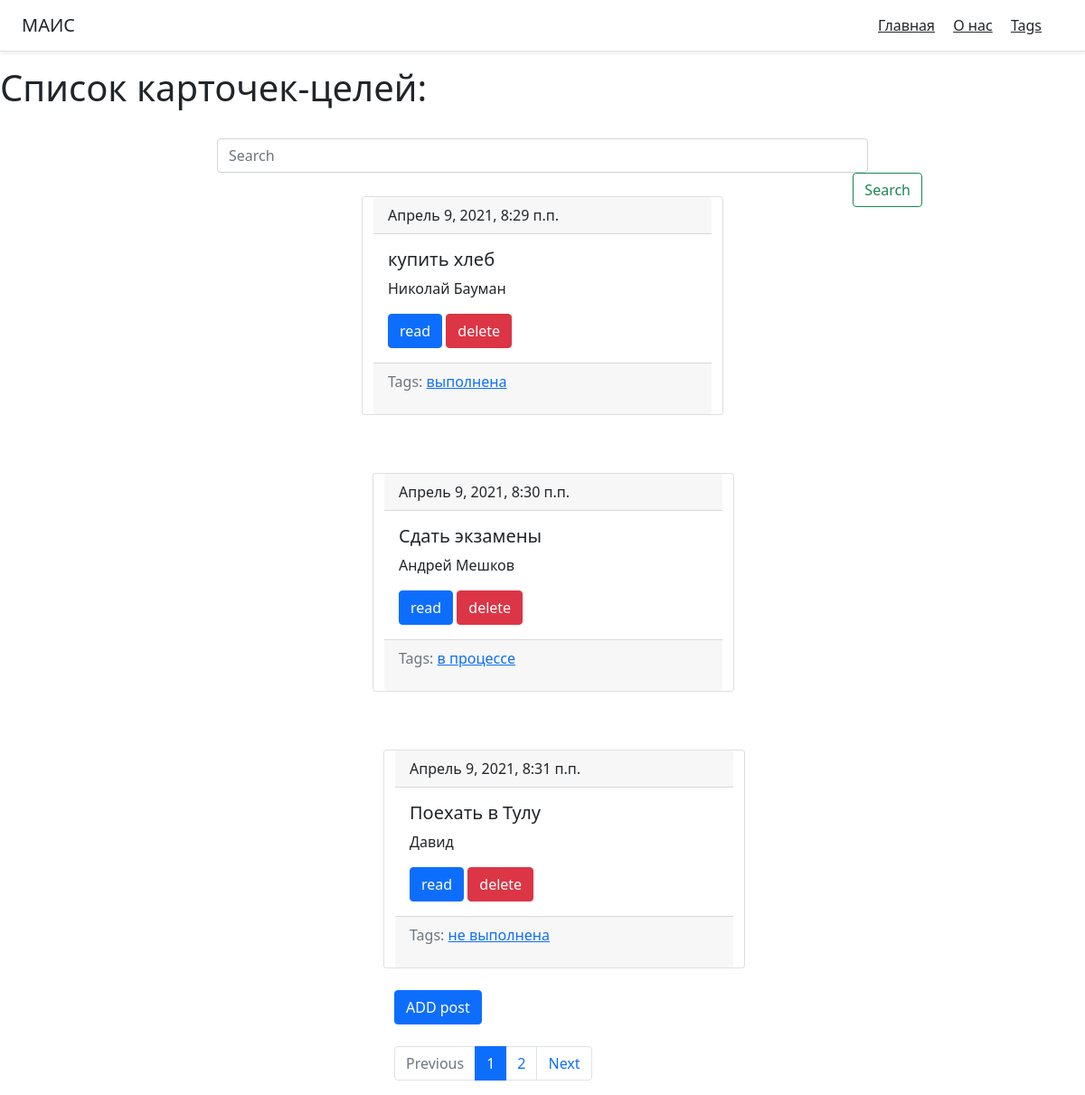
The page / on the database its author committed.
### main/models.py (models this page shows, shortened)
class Book(models.Model):
    title = models.CharField(max_length=20, db_index=True)
    slug = models.SlugField(max_length=150, blank=True, unique=True)
    autor = models.CharField(max_length =150 , db_index=True)
    tags = models.ManyToManyField('Tag', blank=True, related_name='books')
    date_pub = models.DateTimeField(auto_now_add=True)
    text = models.TextField(max_length=500, blank=True)
    def get_absolute_url(self):
        return reverse('book_detail_url', kwargs={'slug': self.slug})
    def get_delete_url(self):
        return reverse('book_delete_url', kwargs={'slug': self.slug})
    class Meta:
        ordering = ['date_pub']

class Tag(models.Model):
    title = models.CharField(max_length=50)
    slug = models.SlugField(max_length=50, unique=True)
    def get_absolute_url(self):
        return reverse('tag_detail_url', kwargs={'slug': self.slug})
    class Meta:
        ordering = ['title']

### main/views.py (the view)
# urls.py: path('', views.index , name='main_page'),
def index(request):
    search_query = request.GET.get('search', '')
    if search_query:
        n = Book.objects.filter(Q(title__icontains=search_query) | Q(autor__icontains=search_query))
    else:
        n = Book.objects.all()
    paginator = Paginator(n, 3)
    page_number = request.GET.get('page', 1)
    page = paginator.get_page(page_number)
    is_paginated = page.has_other_pages()
    if page.has_previous():
        prev_url = '?page={}'.format(page.previous_page_number())
    else:
        prev_url = ''
    if page.has_next():
        next_url = '?page={}'.format(page.next_page_number())
    else:
        next_url = ''
    context = {
        'books': page,
        'is_paginated': is_paginated,
        'next_url': next_url,
        'prev_url': prev_url
    }
    return render(request, 'main/index.html', context=context)

### main/templates/main/index.html (shortened to what this page needs)
{% extends 'main/base.html' %}
{% block content %}
<h1>Список карточек-целей:</h1>
<br>
<form class="form inline my-2 my-lg-0" action="{% url 'main_page' %}">
                      <input class="form-control mr-sm-2" type="search" placeholder="Search" name="search" style="width:60%; margin-left:20%; float:left">
                          <button class="btn btn-outline-success my-2 my-sm-0" type="submit" style="margin-right: 15%; float:right">
                                Search
                      </button>
                  </form>
       {% for book in books.object_list %}
                 {% include 'main/includes/book_card_template.html' %}
        {% endfor %}
                <br>
                <a  href="{% url 'book_create_url' %} " class="btn btn-primary">ADD post</a>
<br>    <br>
    {% if is_paginated %}
        <nav aria-label="...">
          <ul class="pagination">
            <li class="page-item {% if not prev_url %} disabled {% endif %}">
              <a class="page-link" href="{{ prev_url }}" tabindex="-1" aria-disabled="true">Previous</a>
            </li>
              {% for n in books.paginator.page_range %}
              {% if books.number == n %}
                  <li class="page-item active" aria-current="page">
              <a class="page-link" href="?page={{ n }}">{{ n }}</a>
                  </li>
              {% elif n > books.number|add:-2 and n < books.number|add:2  %}
            <li class="page-item">
                <a class="page-link" href="?page={{ n }}">{{ n }}</a>
            </li>
                {% endif %}
              {% endfor %}
            <li class="page-item {% if not next_url %} disabled {% endif %}">
              <a class="page-link" href="{{ next_url }}" tabindex="-1" aria-disabled="true">Next</a>
            </li>
          </ul>
        </nav>
    {% endif %}
{% endblock %}

### main/templates/main/includes/book_card_template.html (shortened to what this page needs)
               <div class="container mt-5" style="width : 400px" >
                        <div class="row">
                            <p style="width : 400px">
                        <div class="card mb=4">
                          <div class="card-header">
                            {{ book.date_pub }}
                          </div>
                          <div class="card-body">
                            <h5 class="card-title">{{book.title}}</h5>
                            <p class="card-text">{{ book.autor|truncatewords:15 }}</p>
                            <a href="{{ book.get_absolute_url }}" class="btn btn-primary">read</a>
                            <a href="{{ book.get_delete_url }}" class="btn btn-danger">delete</a>
                          </div>
                              <div class="card-footer text-muted">
                                Tags:
                                  {% for tag in book.tags.all %}
                                  <a href="{{ tag.get_absolute_url }}">{{ tag.title }}</a>
                                  {% endfor %}
                                      </p>
                              </div>
                        </div>

### rows shown on the page
Book: date_pub "Апрель 9, 2021, 8:29 п.п.", title "купить хлеб", autor "Николай Бауман"
Tag: title "выполнена"
Book: date_pub "Апрель 9, 2021, 8:30 п.п.", title "Сдать экзамены", autor "Андрей Мешков"
Tag: title "в процессе"
Book: date_pub "Апрель 9, 2021, 8:31 п.п.", title "Поехать в Тулу", autor "Давид"
Tag: title "не выполнена"

### other values the page prints
{{ n }} "1"
{{ n }} "2"
